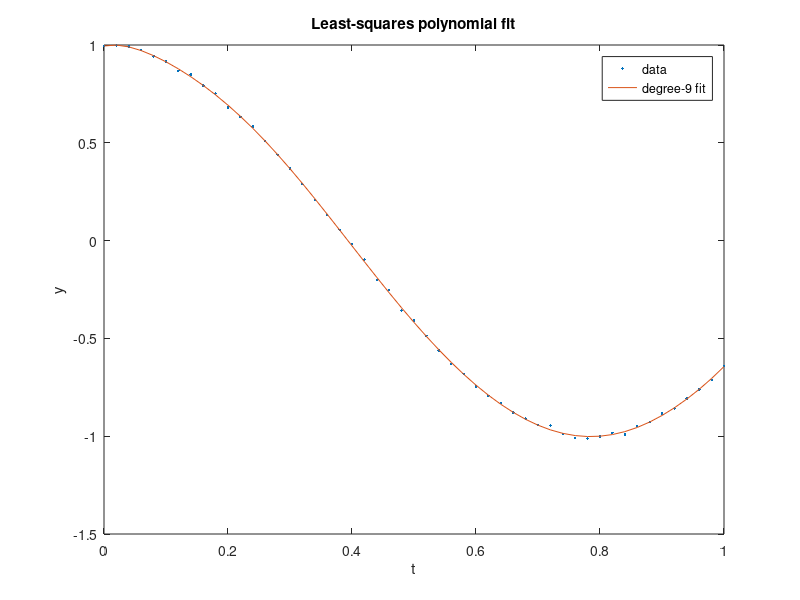

Source code (MATLAB):
% Fit a degree-9 polynomial three ways; the normal equations square the condition number
t = (0:0.02:1)';
y = cos(4*t) + 0.01*randn(size(t));
A = t .^ (0:9);

c1 = (A' * A) \ (A' * y);         % normal equations
c2 = A \ y;                        % QR, through backslash
c3 = pinv(A) * y;                  % SVD

fprintf('cond(A) = %.1e, cond(A''*A) = %.1e\n', cond(A), cond(A' * A));
fprintf('Off from QR: normal equations %.1e, pinv %.1e\n', norm(c1 - c2), norm(c3 - c2));

plot(t, y, '.');
hold on;
plot(t, A*c2);
legend('data', 'degree-9 fit');
title('Least-squares polynomial fit');
xlabel('t');
ylabel('y');
